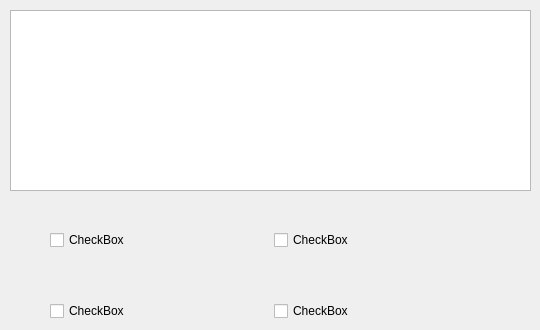
      <widget class="QWidget" name="selectTab_12">
       <attribute name="title">
        <string>12</string>
       </attribute>
       <widget class="QTextBrowser" name="selectTextBrowser_12">
        <property name="geometry">
         <rect>
          <x>10</x>
          <y>10</y>
          <width>521</width>
          <height>181</height>
         </rect>
        </property>
       </widget>
       <widget class="QWidget" name="layoutWidget_12">
        <property name="geometry">
         <rect>
          <x>50</x>
          <y>230</y>
          <width>441</width>
          <height>91</height>
         </rect>
        </property>
        <layout class="QVBoxLayout" name="verticalLayout_12">
         <item>
          <layout class="QHBoxLayout" name="horizontalLayout_33">
           <item>
            <widget class="QCheckBox" name="checkBox_12_1">
             <property name="text">
              <string>CheckBox</string>
             </property>
             <attribute name="buttonGroup">
              <string notr="true">select_12_ButtonGroup</string>
             </attribute>
            </widget>
           </item>
           <item>
            <widget class="QCheckBox" name="checkBox_12_2">
             <property name="text">
              <string>CheckBox</string>
             </property>
             <attribute name="buttonGroup">
              <string notr="true">select_12_ButtonGroup</string>
             </attribute>
            </widget>
           </item>
          </layout>
         </item>
         <item>
          <spacer name="verticalSpacer_12">
           <property name="orientation">
            <enum>Qt::Vertical</enum>
           </property>
           <property name="sizeHint" stdset="0">
            <size>
             <width>20</width>
             <height>40</height>
            </size>
           </property>
          </spacer>
         </item>
         <item>
          <layout class="QHBoxLayout" name="horizontalLayout_34">
           <item>
            <widget class="QCheckBox" name="checkBox_12_3">
             <property name="text">
              <string>CheckBox</string>
             </property>
             <attribute name="buttonGroup">
              <string notr="true">select_12_ButtonGroup</string>
             </attribute>
            </widget>
           </item>
           <item>
            <widget class="QCheckBox" name="checkBox_12_4">
             <property name="text">
              <string>CheckBox</string>
             </property>
             <attribute name="buttonGroup">
              <string notr="true">select_12_ButtonGroup</string>
             </attribute>
            </widget>
           </item>
          </layout>
         </item>
        </layout>
       </widget>
      </widget>
